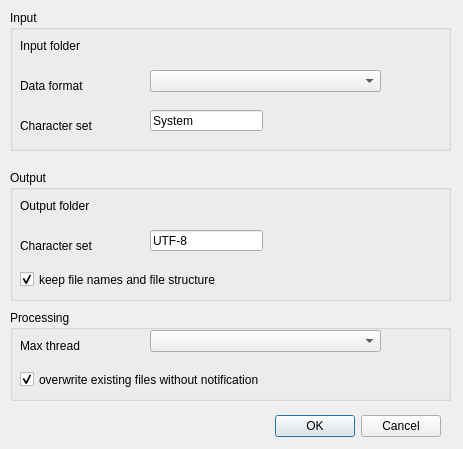
<?xml version="1.0" encoding="UTF-8"?>
<ui version="4.0">
 <class>EncodingConverterDialogBase</class>
 <widget class="QDialog" name="EncodingConverterDialogBase">
  <property name="geometry">
   <rect>
    <x>0</x>
    <y>0</y>
    <width>463</width>
    <height>449</height>
   </rect>
  </property>
  <property name="windowTitle">
   <string>Batch Encoding Converter</string>
  </property>
  <widget class="QDialogButtonBox" name="button_box">
   <property name="geometry">
    <rect>
     <x>100</x>
     <y>410</y>
     <width>341</width>
     <height>32</height>
    </rect>
   </property>
   <property name="orientation">
    <enum>Qt::Horizontal</enum>
   </property>
   <property name="standardButtons">
    <set>QDialogButtonBox::Cancel|QDialogButtonBox::Ok</set>
   </property>
  </widget>
  <widget class="QGroupBox" name="groupBoxInput">
   <property name="geometry">
    <rect>
     <x>10</x>
     <y>10</y>
     <width>441</width>
     <height>141</height>
    </rect>
   </property>
   <property name="title">
    <string>Input</string>
   </property>
   <widget class="QgsFileWidget" name="folderIn">
    <property name="geometry">
     <rect>
      <x>140</x>
      <y>20</y>
      <width>291</width>
      <height>27</height>
     </rect>
    </property>
    <property name="toolTip">
     <string>Choose the input folder</string>
    </property>
   </widget>
   <widget class="QLabel" name="label_input_file_or_path">
    <property name="geometry">
     <rect>
      <x>10</x>
      <y>20</y>
      <width>111</width>
      <height>31</height>
     </rect>
    </property>
    <property name="text">
     <string>Input folder</string>
    </property>
   </widget>
   <widget class="QLabel" name="label_input_file_or_path_2">
    <property name="geometry">
     <rect>
      <x>10</x>
      <y>100</y>
      <width>111</width>
      <height>31</height>
     </rect>
    </property>
    <property name="text">
     <string>Character set</string>
    </property>
   </widget>
   <widget class="QLabel" name="label_input_file_or_path_4">
    <property name="geometry">
     <rect>
      <x>10</x>
      <y>60</y>
      <width>111</width>
      <height>31</height>
     </rect>
    </property>
    <property name="text">
     <string>Data format</string>
    </property>
   </widget>
   <widget class="QComboBox" name="format">
    <property name="geometry">
     <rect>
      <x>140</x>
      <y>60</y>
      <width>231</width>
      <height>22</height>
     </rect>
    </property>
    <property name="toolTip">
     <string>Select vector data format</string>
    </property>
    <property name="editable">
     <bool>false</bool>
    </property>
    <property name="currentIndex">
     <number>-1</number>
    </property>
    <property name="maxCount">
     <number>100</number>
    </property>
   </widget>
   <widget class="QLineEdit" name="encodingIn">
    <property name="geometry">
     <rect>
      <x>140</x>
      <y>100</y>
      <width>113</width>
      <height>21</height>
     </rect>
    </property>
    <property name="toolTip">
     <string>Input character set</string>
    </property>
    <property name="text">
     <string>System</string>
    </property>
    <property name="maxLength">
     <number>20</number>
    </property>
   </widget>
  </widget>
  <widget class="QGroupBox" name="groupBoxOutput">
   <property name="geometry">
    <rect>
     <x>10</x>
     <y>170</y>
     <width>441</width>
     <height>131</height>
    </rect>
   </property>
   <property name="title">
    <string>Output</string>
   </property>
   <property name="checkable">
    <bool>false</bool>
   </property>
   <widget class="QLabel" name="label_output_path">
    <property name="geometry">
     <rect>
      <x>10</x>
      <y>20</y>
      <width>111</width>
      <height>31</height>
     </rect>
    </property>
    <property name="text">
     <string>Output folder</string>
    </property>
   </widget>
   <widget class="QgsFileWidget" name="folderOut">
    <property name="geometry">
     <rect>
      <x>140</x>
      <y>20</y>
      <width>291</width>
      <height>27</height>
     </rect>
    </property>
    <property name="toolTip">
     <string>&lt;html&gt;&lt;head/&gt;&lt;body&gt;&lt;p&gt;Choose output folder&lt;/p&gt;&lt;/body&gt;&lt;/html&gt;</string>
    </property>
   </widget>
   <widget class="QCheckBox" name="optionKeep">
    <property name="geometry">
     <rect>
      <x>10</x>
      <y>100</y>
      <width>391</width>
      <height>19</height>
     </rect>
    </property>
    <property name="acceptDrops">
     <bool>true</bool>
    </property>
    <property name="toolTip">
     <string>suggested if you are not sure whether there exists duplicate file names</string>
    </property>
    <property name="text">
     <string>keep file names and file structure</string>
    </property>
    <property name="checked">
     <bool>true</bool>
    </property>
   </widget>
   <widget class="QLabel" name="label_input_file_or_path_3">
    <property name="geometry">
     <rect>
      <x>10</x>
      <y>60</y>
      <width>111</width>
      <height>31</height>
     </rect>
    </property>
    <property name="text">
     <string>Character set</string>
    </property>
   </widget>
   <widget class="QLineEdit" name="encodingOut">
    <property name="geometry">
     <rect>
      <x>140</x>
      <y>60</y>
      <width>113</width>
      <height>21</height>
     </rect>
    </property>
    <property name="toolTip">
     <string>Output character set</string>
    </property>
    <property name="text">
     <string>UTF-8</string>
    </property>
   </widget>
  </widget>
  <widget class="QGroupBox" name="groupBoxProcessing">
   <property name="geometry">
    <rect>
     <x>10</x>
     <y>310</y>
     <width>441</width>
     <height>91</height>
    </rect>
   </property>
   <property name="title">
    <string>Processing</string>
   </property>
   <widget class="QLabel" name="label_output_path_2">
    <property name="geometry">
     <rect>
      <x>10</x>
      <y>20</y>
      <width>111</width>
      <height>31</height>
     </rect>
    </property>
    <property name="text">
     <string>Max thread</string>
    </property>
   </widget>
   <widget class="QCheckBox" name="overwrite">
    <property name="geometry">
     <rect>
      <x>10</x>
      <y>60</y>
      <width>391</width>
      <height>19</height>
     </rect>
    </property>
    <property name="acceptDrops">
     <bool>true</bool>
    </property>
    <property name="toolTip">
     <string/>
    </property>
    <property name="text">
     <string>overwrite existing files without notification</string>
    </property>
    <property name="checked">
     <bool>true</bool>
    </property>
   </widget>
   <widget class="QComboBox" name="threads">
    <property name="geometry">
     <rect>
      <x>140</x>
      <y>20</y>
      <width>231</width>
      <height>22</height>
     </rect>
    </property>
    <property name="toolTip">
     <string>Threads to use</string>
    </property>
    <property name="editable">
     <bool>false</bool>
    </property>
    <property name="currentIndex">
     <number>-1</number>
    </property>
    <property name="maxCount">
     <number>100</number>
    </property>
   </widget>
  </widget>
 </widget>
 <customwidgets>
  <customwidget>
   <class>QgsFileWidget</class>
   <extends>QWidget</extends>
   <header>qgsfilewidget.h</header>
  </customwidget>
 </customwidgets>
 <resources/>
 <connections>
  <connection>
   <sender>button_box</sender>
   <signal>accepted()</signal>
   <receiver>EncodingConverterDialogBase</receiver>
   <slot>accept()</slot>
   <hints>
    <hint type="sourcelabel">
     <x>20</x>
     <y>20</y>
    </hint>
    <hint type="destinationlabel">
     <x>20</x>
     <y>20</y>
    </hint>
   </hints>
  </connection>
  <connection>
   <sender>button_box</sender>
   <signal>rejected()</signal>
   <receiver>EncodingConverterDialogBase</receiver>
   <slot>reject()</slot>
   <hints>
    <hint type="sourcelabel">
     <x>20</x>
     <y>20</y>
    </hint>
    <hint type="destinationlabel">
     <x>20</x>
     <y>20</y>
    </hint>
   </hints>
  </connection>
 </connections>
</ui>
